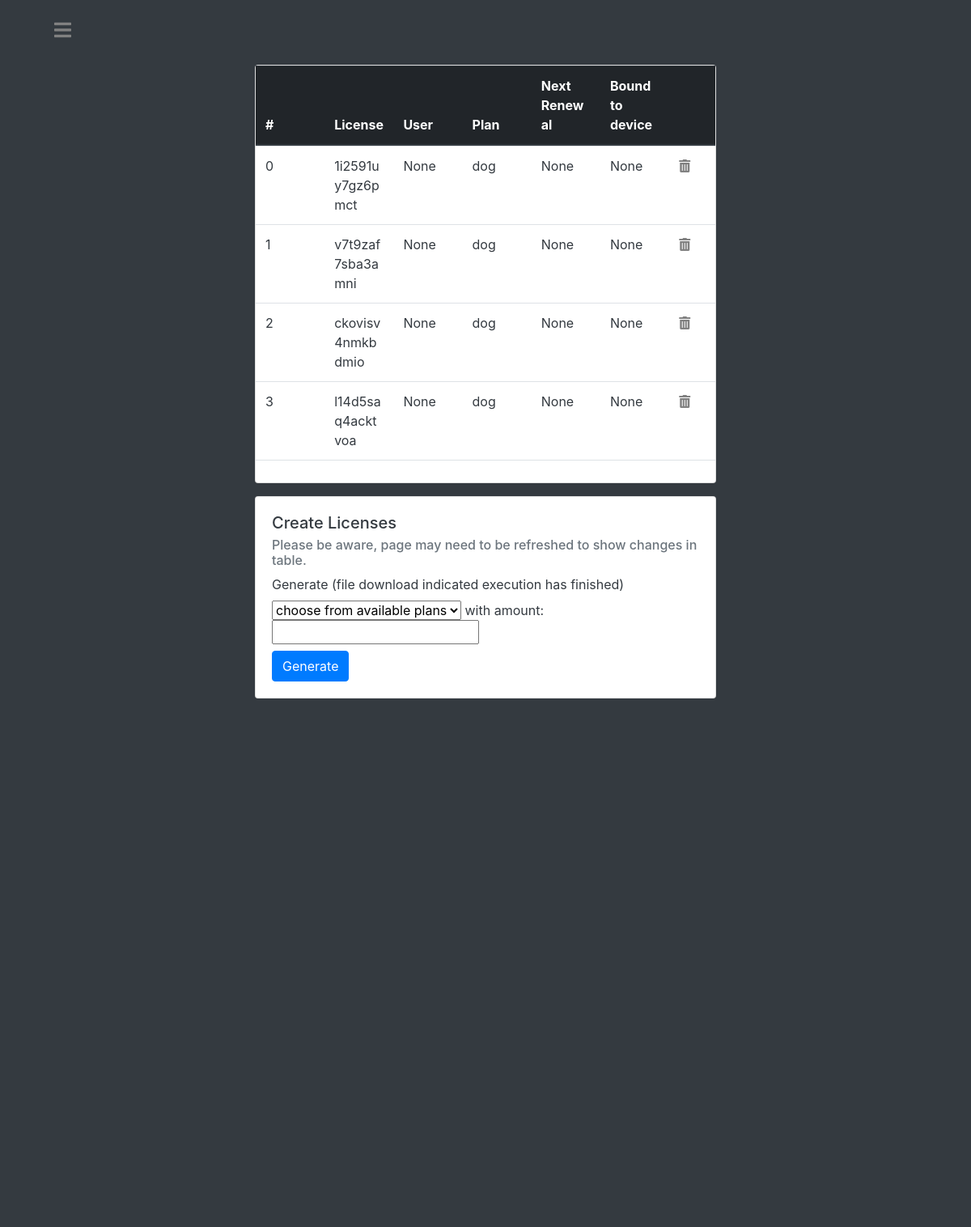
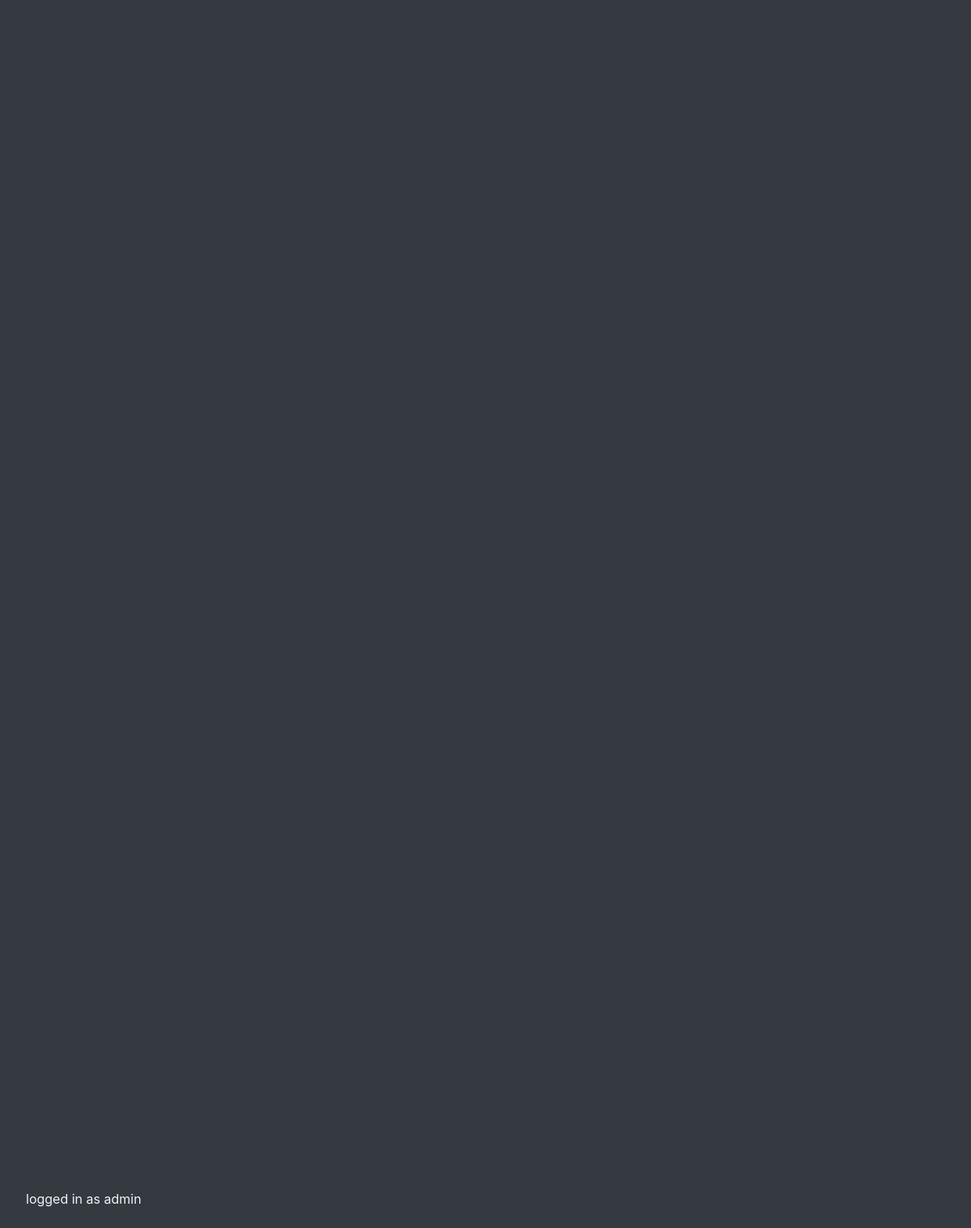
Page /admin/dashboard/licenses (signed in) on the committed database (2 pictures, top to bottom).
### tables this page shows
CREATE TABLE users (username text PRIMARY KEY, fName text, sName text, emailAddress text, password text, admin bool);

CREATE TABLE licenses (license text PRIMARY KEY, username text, boundToUser boolean, boundToDevice boolean, HWID string, devicename string, nextrenewal string, plan string, stripeSessionID string);

### main.py (the view, shortened to what this page needs)
@app.route("/admin/dashboard/licenses", methods=['GET', 'POST'])
@login_required
def adminlicenses():
    if current_user.getAdminPerms():
        db = Database()
        licenses = db.getAll('licenses')
        plans = db.getAll('plans')
        db.closeConnection()
        return render_template('adminlicenses.html', licenses=licenses, plans=plans)
    else:
        reason = f'Insufficient permissions.'
        return render_template('redirect.html', reason=reason)

### api.py (called while the page is built)
    def closeConnection(self):
        self.conn.close()
        return

    def getAll(self, dbname):
        self.c.execute(f'''SELECT * FROM {dbname}''')
        result = self.c.fetchall()
        return result

    def searchUsersByUsername(self, user):
        self.c.execute(f'''SELECT * FROM users WHERE username = ?''', (user,))
        result = self.c.fetchone()
        return result

### main.py (called while the page is built)
@login_manager.user_loader
def load_user(username):
    dbconnection = Database()
    result = dbconnection.searchUsersByUsername(username)
    dbconnection.closeConnection()
    if result:
        if result[5] == "FALSE":
            return User(result[0], result[1], result[2], result[3], result[4])
        else:
            return AdministativeUser(result[0], result[1], result[2], result[3], result[4])
    else:
        return None

    def getAdminPerms(self):
        return self.isadmin

### templates/adminlicenses.html (shortened to what this page needs)
<!DOCTYPE html>
<html lang="en">
<head>
    <link rel="stylesheet" href="https://use.fontawesome.com/releases/v5.0.8/css/all.css">
    <link rel="stylesheet" href="https://maxcdn.bootstrapcdn.com/bootstrap/4.0.0/css/bootstrap.min.css"
>
    <link rel= "stylesheet" type= "text/css" href= "{{ url_for('static',filename='styles/adminlicenses.css') }}">
</head>
<body class="bg-dark">
<div id="mySidenav" class="sidenav">
    <p class="footer fixed-bottom">logged in as {{ current_user.id }}</p>
</div>
<div id="main" class="container-fluid h-10 bg-dark text-white">
    <div class="col-3 text-left">
        <div class="navbarbutton"><a href="#" onclick="openNav()"><i class="fas fa-bars"></i></a></div>
    </div>
</div>
<div class="container-fluid h-80 bg-dark text-white">
    <div class="row h-90">
        <div class="col-3 text-left">
        </div>
        <div class="col-md-6 text-left justify-content-center align-items-center">
            <div class="card">
                <table id="dbtable" class="table mb-3 px-2">
                    <thead class="thead-dark">
                    <tr class="clickable">
                        <th scope="col" onclick="sortTable2(0)">#</th>
                        <th scope="col" onclick="sortTable2(1)">License</th>
                        <th scope="col" onclick="sortTable2(2)">User</th>
                        <th scope="col" onclick="sortTable2(3)">Plan</th>
                        <th scope="col" onclick="sortTable2(4)">Next Renewal</th>
                        <th scope="col" onclick="sortTable2(5)">Bound to device</th>
                        <th scope="col" width="10%"></th>
                    </tr>
                    </thead>
                    <tbody>
                    {% for value in licenses %}
                    <tr class="tbody text-dark">
                        <td scope="row ">{{ licenses.index(value) }}</td>
                        <td>{{ value[0] }}</td>
                        {% if value[1] != None %}
                        <td>@{{ value[1] }}</td>
                        {% else %}
                        <td>{{ value[1] }}</td>
                        {% endif %}
                        <td>{{ value[7] }}</td>
                        <td>{{ value[6] }}</td>
                        <td>{{ value[5] }}</td>
                        <td width="10%"><form method="post"><button  id="delete" name="delete" type="submit" class="invisblebutton" value="{{ value[0] }}"><i class="fas fa-trash-alt"></i></button></form></td>
                    </tr>
                    {% endfor %}
                    </tbody>
                </table>
            </div>
            <div class="card mt-3 text-dark">
                <div class="card-body">
                <h5 class="card-title">Create Licenses</h5>
                <h6 class="card-subtitle mb-2 text-muted">Please be aware, page may need to be refreshed to show changes in table.</h6>
                    <label for="plan-select">Generate (file download indicated execution has finished)</label>
                    <form action="" method="post">
                        <select name="plans" id="plan-select" name="plan-select">
                            <option value="">choose from available plans</option>
                        </select>
                        with amount:
                        <input type="number" name="amount">
                        <br>
                        <button type="submit" class="btn btn-primary mt-2">Generate</button>
                    </form>
              </div>
            </div>
        </div>
        <div class="col-3"></div>
    </div>
</div>
</body>
</html>

### static/styles/adminlicenses.css (style rules this page uses)
body,html { height:100%; }
.h-90 { height:90%; }
.h-80 { height:80%; }
.h-10 { height:10%; }
.sidenav { height: 100%; width: 0; position: fixed; z-index: 1; top: 0; left: 0; background-color: #111; overflow-x: hidden; padding-top: 60px; transition: 0.5s; }
.footer { color: #f1f1f1; padding: 8px 8px 8px 32px; white-space: nowrap; }
.navbarbutton { font-size: 150%; color: #E5D4C0; position: fixed; }
.navbarbutton a { padding: 8px 8px 8px 32px; color: #818181; transition: 0.3s; }
.navbarbutton a:link { color: #818181; }
.invisblebutton { background: none!important; border: none; padding: 0!important; font-family: arial, sans-serif; color: #818181; text-decoration: underline; cursor: pointer; }
.clickable { cursor: pointer; }
table { width: 100%; }
thead, tbody tr { display: table; width: 100%; table-layout: fixed; }
tbody { display: block; overflow-y: auto; table-layout: fixed; max-height: 400px; }
#main { transition: margin-left .5s; padding: 20px; }

### rows in the picture
users: id "admin"
licenses: index "0", license "1i2591uy7gz6pmct", value "None", plan "dog"
licenses: index "1", license "v7t9zaf7sba3amni", value "None", plan "dog"
licenses: index "2", license "ckovisv4nmkbdmio", value "None", plan "dog"
licenses: index "3", license "l14d5saq4acktvoa", value "None", plan "dog"
